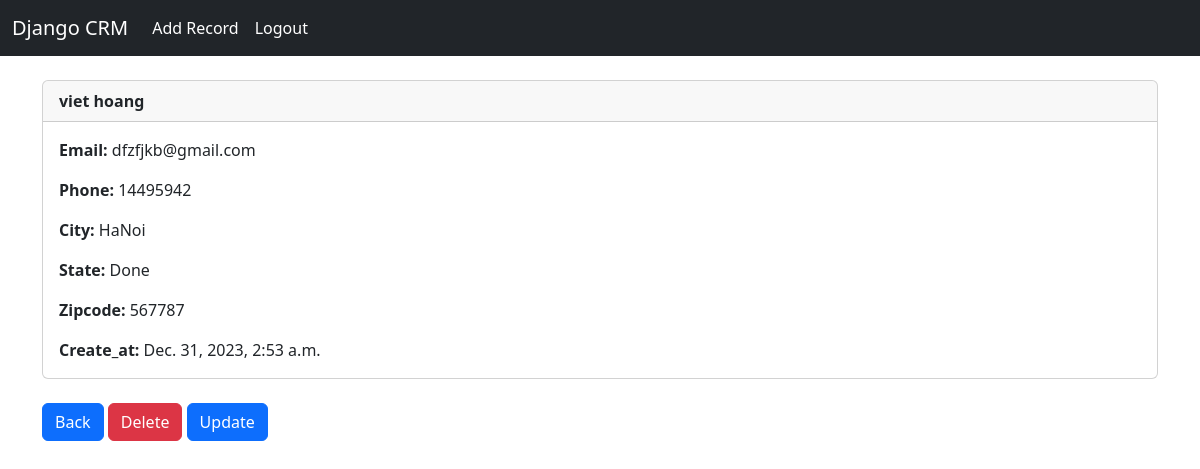
The page /record/1 (signed in) on the database its author committed.
### website/models.py (models this page shows, shortened)
class Record(models.Model):
    create_at = models.DateTimeField(auto_now_add = True)
    first_name = models.CharField(max_length = 100)
    last_name = models.CharField(max_length = 100)
    email = models.CharField(max_length = 150)
    phone = models.CharField(max_length = 12)
    city = models.CharField(max_length = 100)
    state = models.CharField(max_length = 30)
    Zipcode = models.CharField(max_length = 30)

### website/views.py (the view)
# urls.py: path('record/<int:pk>',views.customer_record,name='record'),
def customer_record(request, pk = None):
    if request.user.is_authenticated:
        customer_record = Record.objects.get(pk=pk)
        return render(request, 'record.html',{'customer_record':customer_record})
    else:
        messages.success(request,'You must login to view this page')
        return redirect('login')

### website/templates/record.html
{%extends 'base.html'%}
{% block context %}
    <div class="card">
        <div class="card-header">
          <strong>{{customer_record.first_name}} {{customer_record.last_name}}</strong>
        </div>
        <div class="card-body">
          <p class="card-text">
            <strong>Email:</strong>
            {{customer_record.email}}
          </p>
          <p class="card-text">
            <strong>Phone:</strong>
            {{customer_record.phone}}
          </p>
          <p class="card-text">
            <strong>City:</strong>
            {{customer_record.city}}
          </p>
          <p class="card-text">
            <strong>State:</strong>
            {{customer_record.state}}
          </p>
          <p class="card-text">
            <strong>Zipcode:</strong>
            {{customer_record.Zipcode}}
          </p>
          <p class="card-text">
            <strong>Create_at:</strong>
            {{customer_record.create_at}}
          </p>
        </div>
      </div>
      <br>
      <a href="{% url 'home' %}" class="btn btn-primary">Back</a>
      <a href="{% url 'delete_record' customer_record.id %}" class="btn btn-danger">Delete</a>
      <a href="{% url 'update_record' customer_record.id %}" class="btn btn-primary">Update</a>
{% endblock %}

### rows shown on the page
Record: first_name "viet", last_name "hoang", email "dfzfjkb@gmail.com", phone "14495942", city "HaNoi", state "Done", Zipcode "567787", create_at "Dec. 31, 2023, 2:53 a.m."
